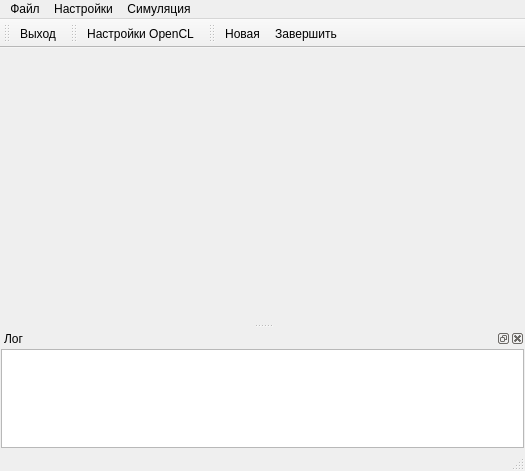
<?xml version="1.0" encoding="UTF-8"?>
<ui version="4.0">
 <class>MainWindow</class>
 <widget class="QMainWindow" name="MainWindow">
  <property name="geometry">
   <rect>
    <x>0</x>
    <y>0</y>
    <width>525</width>
    <height>471</height>
   </rect>
  </property>
  <property name="windowTitle">
   <string>QGalaxy</string>
  </property>
  <widget class="QWidget" name="centralWidget">
   <layout class="QVBoxLayout" name="verticalLayout">
    <property name="margin">
     <number>1</number>
    </property>
    <item>
     <widget class="QTabWidget" name="twMain">
      <property name="tabShape">
       <enum>QTabWidget::Rounded</enum>
      </property>
      <property name="currentIndex">
       <number>-1</number>
      </property>
      <property name="elideMode">
       <enum>Qt::ElideNone</enum>
      </property>
      <property name="documentMode">
       <bool>true</bool>
      </property>
      <property name="tabsClosable">
       <bool>true</bool>
      </property>
      <property name="movable">
       <bool>true</bool>
      </property>
     </widget>
    </item>
   </layout>
  </widget>
  <widget class="QMenuBar" name="menuBar">
   <property name="geometry">
    <rect>
     <x>0</x>
     <y>0</y>
     <width>525</width>
     <height>24</height>
    </rect>
   </property>
   <widget class="QMenu" name="mnuFile">
    <property name="title">
     <string>Файл</string>
    </property>
    <addaction name="actExit"/>
   </widget>
   <widget class="QMenu" name="mnuSettings">
    <property name="title">
     <string>Настройки</string>
    </property>
    <addaction name="actSettingsOCL"/>
   </widget>
   <widget class="QMenu" name="mnuSim">
    <property name="title">
     <string>Симуляция</string>
    </property>
    <addaction name="actSimNew"/>
    <addaction name="actSimEnd"/>
   </widget>
   <addaction name="mnuFile"/>
   <addaction name="mnuSettings"/>
   <addaction name="mnuSim"/>
  </widget>
  <widget class="QToolBar" name="toolBarFile">
   <attribute name="toolBarArea">
    <enum>TopToolBarArea</enum>
   </attribute>
   <attribute name="toolBarBreak">
    <bool>false</bool>
   </attribute>
   <addaction name="actExit"/>
  </widget>
  <widget class="QStatusBar" name="statusBar"/>
  <widget class="QDockWidget" name="dockWidget">
   <property name="sizePolicy">
    <sizepolicy hsizetype="Preferred" vsizetype="Preferred">
     <horstretch>0</horstretch>
     <verstretch>0</verstretch>
    </sizepolicy>
   </property>
   <property name="maximumSize">
    <size>
     <width>524287</width>
     <height>120</height>
    </size>
   </property>
   <property name="windowTitle">
    <string>Лог</string>
   </property>
   <attribute name="dockWidgetArea">
    <number>8</number>
   </attribute>
   <widget class="QWidget" name="dockWidgetContents">
    <layout class="QVBoxLayout" name="vlLog">
     <property name="margin">
      <number>1</number>
     </property>
     <item>
      <widget class="QTextEdit" name="teLog">
       <property name="sizePolicy">
        <sizepolicy hsizetype="Preferred" vsizetype="Preferred">
         <horstretch>0</horstretch>
         <verstretch>0</verstretch>
        </sizepolicy>
       </property>
       <property name="font">
        <font>
         <family>Monospace</family>
         <pointsize>8</pointsize>
        </font>
       </property>
       <property name="readOnly">
        <bool>true</bool>
       </property>
      </widget>
     </item>
    </layout>
   </widget>
  </widget>
  <widget class="QToolBar" name="toolBarSettings">
   <property name="windowTitle">
    <string>toolBar</string>
   </property>
   <attribute name="toolBarArea">
    <enum>TopToolBarArea</enum>
   </attribute>
   <attribute name="toolBarBreak">
    <bool>false</bool>
   </attribute>
   <addaction name="actSettingsOCL"/>
  </widget>
  <widget class="QToolBar" name="toolBar">
   <property name="windowTitle">
    <string>toolBar</string>
   </property>
   <attribute name="toolBarArea">
    <enum>TopToolBarArea</enum>
   </attribute>
   <attribute name="toolBarBreak">
    <bool>false</bool>
   </attribute>
   <addaction name="actSimNew"/>
   <addaction name="actSimEnd"/>
  </widget>
  <action name="actExit">
   <property name="icon">
    <iconset resource="res.qrc">
     <normaloff>:/images/exit.png</normaloff>:/images/exit.png</iconset>
   </property>
   <property name="text">
    <string>Выход</string>
   </property>
   <property name="shortcut">
    <string>Ctrl+Q</string>
   </property>
  </action>
  <action name="actSettingsOCL">
   <property name="icon">
    <iconset resource="res.qrc">
     <normaloff>:/images/opencl_icon.png</normaloff>:/images/opencl_icon.png</iconset>
   </property>
   <property name="text">
    <string>Настройки OpenCL</string>
   </property>
   <property name="shortcut">
    <string>Ctrl+L</string>
   </property>
  </action>
  <action name="actSimNew">
   <property name="icon">
    <iconset resource="res.qrc">
     <normaloff>:/images/run.png</normaloff>:/images/run.png</iconset>
   </property>
   <property name="text">
    <string>Новая</string>
   </property>
   <property name="shortcut">
    <string>Ctrl+Shift+N</string>
   </property>
  </action>
  <action name="actSimEnd">
   <property name="icon">
    <iconset resource="res.qrc">
     <normaloff>:/images/stop.png</normaloff>:/images/stop.png</iconset>
   </property>
   <property name="text">
    <string>Завершить</string>
   </property>
  </action>
 </widget>
 <layoutdefault spacing="6" margin="11"/>
 <resources>
  <include location="res.qrc"/>
 </resources>
 <connections/>
</ui>
